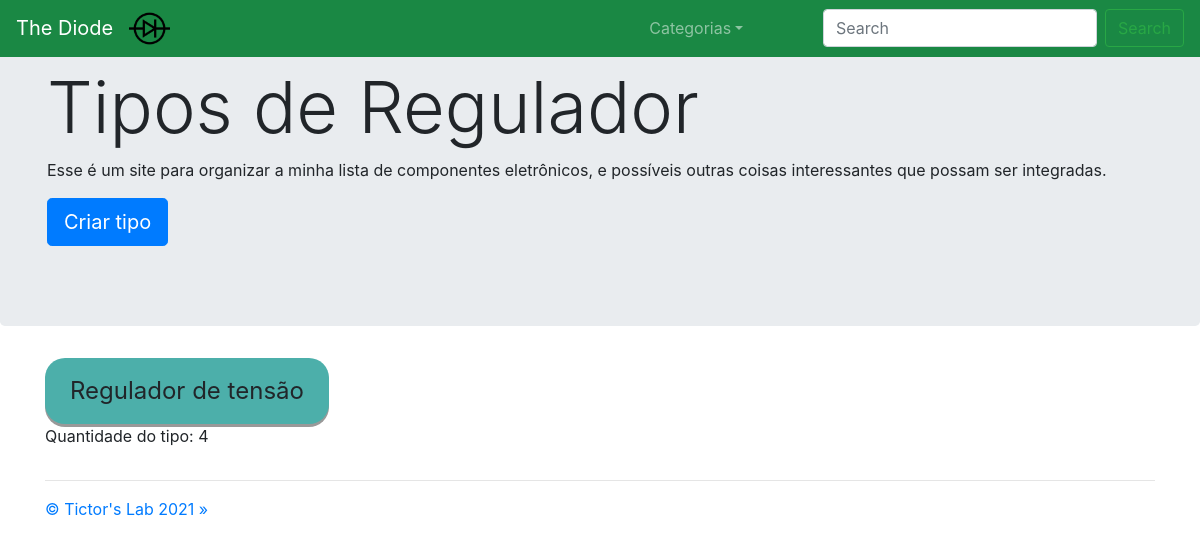
Before: /8/ with the older database file.
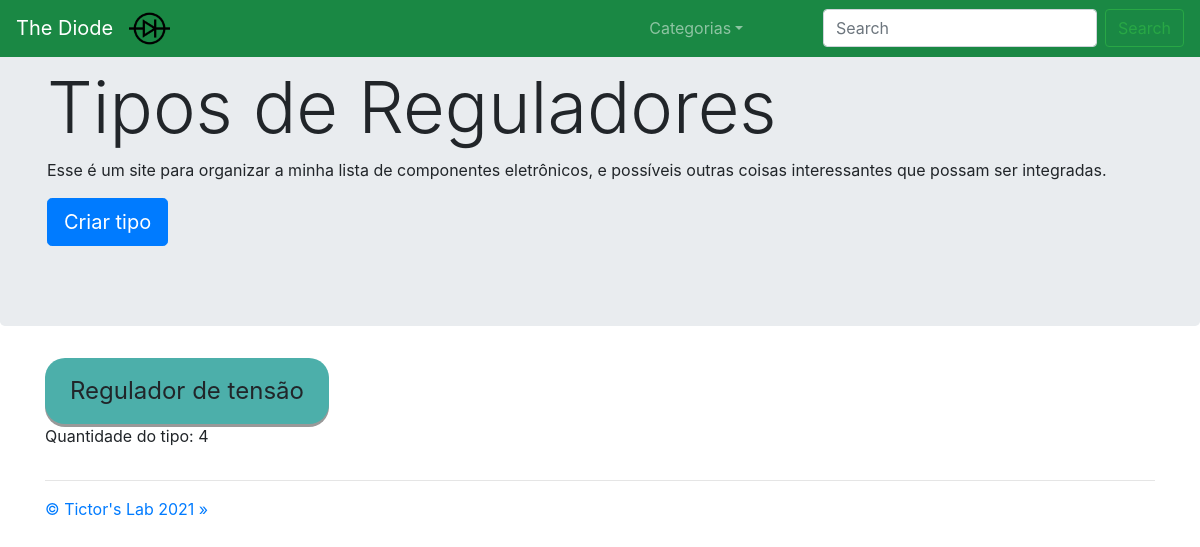
After: the same page with the newer database file.
### componente/models.py (models this page shows)
class Categoria(models.Model):
    nome       = models.CharField(max_length=100, unique=True, null=True)
    quantidade = models.IntegerField(blank=True, null=True)
    def __str__(self):
        return self.nome

### core/views.py (the view)
# urls.py: path('<int:id>/', tipos_de_componentes, name='tipos_de_componentes'),
def tipos_de_componentes(request, id):
    tipodecomponente = TipoDeComponente.objects.filter(categoria=id).order_by('-quantidade')
    categorias = Categoria.objects.order_by('-quantidade')
    criar_painel_msg = painelDeArmazenamentoModular_contextMsg(request)
    context = {'categorias':categorias,
               'tipodecomponentes':tipodecomponente,
               'categoria_especifica':Categoria.objects.get(id=id),
               'id_categoria':id,
               'criar_painel_msg':criar_painel_msg}
    return render(request, 'core/tipos_de_componentes.html', context)

### core/views.py (called while the page is built)
def painelDeArmazenamentoModular_splitIds(request, cookie_name):
    criar_painel_ids = request.COOKIES.get(cookie_name)
    if (criar_painel_ids != None): criar_painel_num_ids = len(criar_painel_ids.split(","))
    else: criar_painel_num_ids = 0
    return criar_painel_num_ids

def painelDeArmazenamentoModular_contextMsg(request):
    criar_painel_num_ids = painelDeArmazenamentoModular_splitIds(request, "criar_painel_ids")
    if request.COOKIES.get('criar_painel') == "True" and criar_painel_num_ids == 9:
        criar_painel_msg = "todos os componentes selecionados"
    elif request.COOKIES.get('criar_painel') == "True":
        criar_painel_msg = str(criar_painel_num_ids) + " componentes selecionados"
    else:
        criar_painel_msg = 0
    return criar_painel_msg

### core/templates/core/tipos_de_componentes.html (shortened to what this page needs)
{% extends 'core/base.html' %}
{% load static %}
{% block content %}
<nav class="navbar navbar-expand-md navbar-dark fixed-top" style="background-color: #1a8844;">
    <a class="navbar-brand" href="../">The Diode</a>
    <div class="collapse navbar-collapse" id="navbarsExampleDefault">
        <ul class="navbar-nav mr-auto">
            <li>
                <img src="{% static 'core/imagens/Diode.png' %}" style="width:8%;">
            </li>
            <li class="nav-item dropdown">
                <a class="nav-link dropdown-toggle" href="#" id="dropdown01" data-toggle="dropdown" aria-haspopup="true"
                    aria-expanded="false">Categorias</a>
            </li>
        </ul>
        <form class="form-inline my-2 my-lg-0" action="/search">
            <input name="q" class="form-control mr-sm-2" type="text" placeholder="Search" aria-label="Search">
            <button class="btn btn-outline-success my-2 my-sm-0" type="submit">Search</button>
        </form>
    </div>
</nav>
<main role="main">
    <div class="jumbotron">
        <div class="container">
            <h1 class="display-3">Tipos de {{ categoria_especifica }}</h1>
            <p>Esse é um site para organizar a minha lista de componentes eletrônicos, e possíveis outras coisas interessantes que possam ser integradas.</p>
        </div>
        <div class="container">
            <p><a class="btn btn-primary btn-lg" href="../{{ id_categoria }}/criar/" role="button">Criar tipo</a></p>
        </div>
    </div>
    <div class="container">
        <div class="row">
            {% for tipodecomponente in tipodecomponentes %}
            <div class="col-md-4">
                <a class="categorias" onclick="document.location='../{{ tipodecomponente.categoria.id }}/{{ tipodecomponente.id }}'" role="button">{{ tipodecomponente.nome }}</a>
                <p>Quantidade do tipo: {{ tipodecomponente.quantidade }}</p>
            </div>
            {% endfor %}
        </div>
        <hr>
    </div>
</main>
<footer class="container">
    <p><a href="http://tictorslab.blogspot.com/" role="button">&copy; Tictor's Lab 2021 &raquo;</a></p>
</footer>
{% endblock %}

Changed rows visible on the page:
changed Categoria: nome "Regulador" → "Reguladores"
